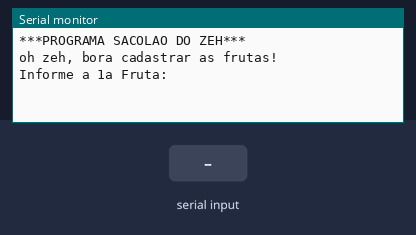
This sketch was run on a simulated Arduino Uno, built with avr-gcc and run on an emulated ATmega328P. On the bench: the last lines printed to the serial monitor. The test bench sets the inputs (shaded band).

Above: at 0.8 s.
0.9 s: "1" received over Serial
At 2.3 s:
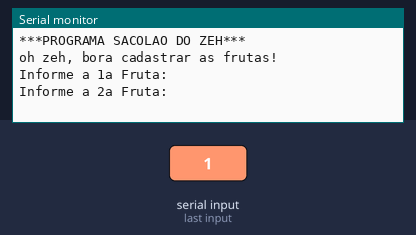
2.4 s: "0" received over Serial
At 3.8 s:
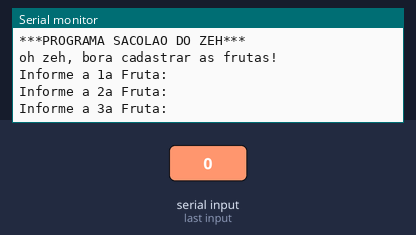
3.9 s: "2" received over Serial
At 5.2 s:
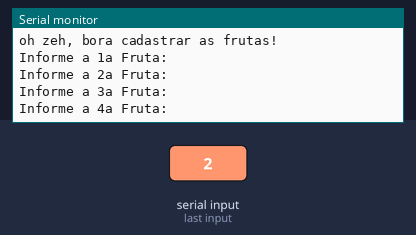
Timing chart, 0 to 6.9 s (numbered marks = the images above; inputs shaded):
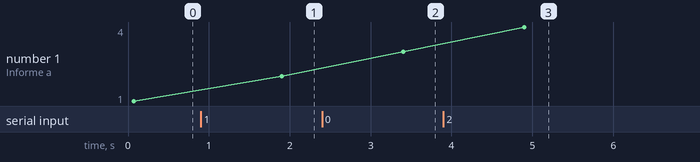

Measured:
- after the input at 0.9 s, the serial monitor: prints a new line after 1.0 s (image 1)
- after the input at 2.4 s, the serial monitor: prints a new line after 1.0 s (image 2)
- after the input at 3.9 s, the serial monitor: prints a new line after 1.0 s (image 3)
- plotted number 1: 1 → 2 after the input at 0.9 s, 2 → 3 after the input at 2.4 s, 3 → 4 after the input at 3.9 s

The sketch:

vetores_cadastro_de_frutas_1.ino
```cpp
// C++ code
//
void setup()
{
  Serial.begin(9600);


  Serial.println("***PROGRAMA SACOLAO DO ZEH***");
  Serial.println();

  String frutas[6];//cria um vetor tamanho 6 (preenchendo as posições com strings vazias)

  Serial.println("oh zeh, bora cadastrar as frutas!");

  Serial.println();

  for(int i = 0; i <= 5; i++){
  //pega a fruta do usuário
    Serial.println("Informe a " + String(i + 1) + "a Fruta:");
    while(!Serial.available());
    String frutaDigitada = Serial.readString();

    //põe a fruta na sacola /cadastra a fruta no array/vetor
    frutas[i] = frutaDigitada;

  }//fim do for
  Serial.println();
  for(int i = 1; i <=5; i++){
  Serial.println(frutas[i]);
  }

}

void loop()
{

}
```
